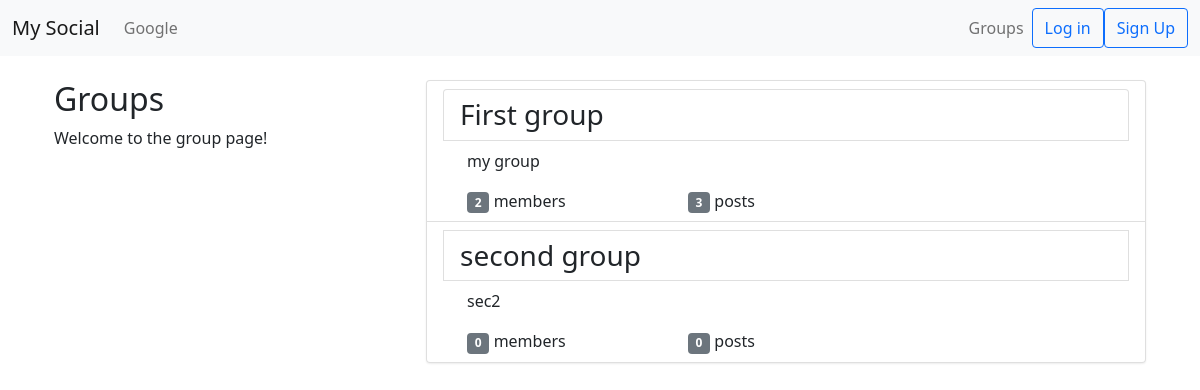
The app's page /groups/ with its own data.
### groups/models.py (models this page shows, shortened)
class Group(models.Model):
    name = models.CharField(max_length=235, unique=True)
    slug = models.SlugField(allow_unicode=True,unique=True)
    descripsion = models.TextField(blank=True,default='')
    descripsion_html = models.TextField(editable=False,default='',blank=True)
    member = models.ManyToManyField(User,through='GroupMember')

### groups/views.py (the view)
# urls.py: path('',views.ListGroup.as_view(),name='all'),
class ListGroup(ListView):
    model = Group

### groups/templates/groups/group_list.html (shortened to what this page needs)
{% extends 'groups/group_base.html' %}
{%block pregroup %}
<div class='col-md-4'>
    <div class='content'>
        <h2> Groups</h2>
        <p>Welcome to the group page!</p>
    </div>
</div>
{% endblock %}
{% block group_content %}
<div class='col-md-8'>
    <div class='list-group'>
        {% for group in object_list %}
            <a href="{% url 'groups:single' slug=group.slug %}" class='list-group-item'>
                <h3 class='title list-group-item'>{{group.name}}</h3>
                <div class='list-group-item-text container-fluid'>
                    {{group.descripsion_html|safe}}
                    <div class='row'>
                        <div class=col-md-4>
                            <span class='badge bg-secondary'>{{group.member.count}}</span>
                            member{{group.member.count|pluralize}}
                        </div>
                        <div class=col-md-4>
                            <span class='badge bg-secondary'>{{group.posts.count}}</span>
                            post{{group.posts.count|pluralize}}
                        </div>
                    </div>
                </div>
            </a>
        {% endfor %}
    </div>
</div>
{% endblock %}

### static/css/mater.css (style rules this page uses)
a:link { text-decoration: none; }

### records on screen
Group: name "First group", descripsion_html "my group", member.count "2", posts.count "3"
Group: name "second group", descripsion_html "sec2", member.count "0", posts.count "0"
